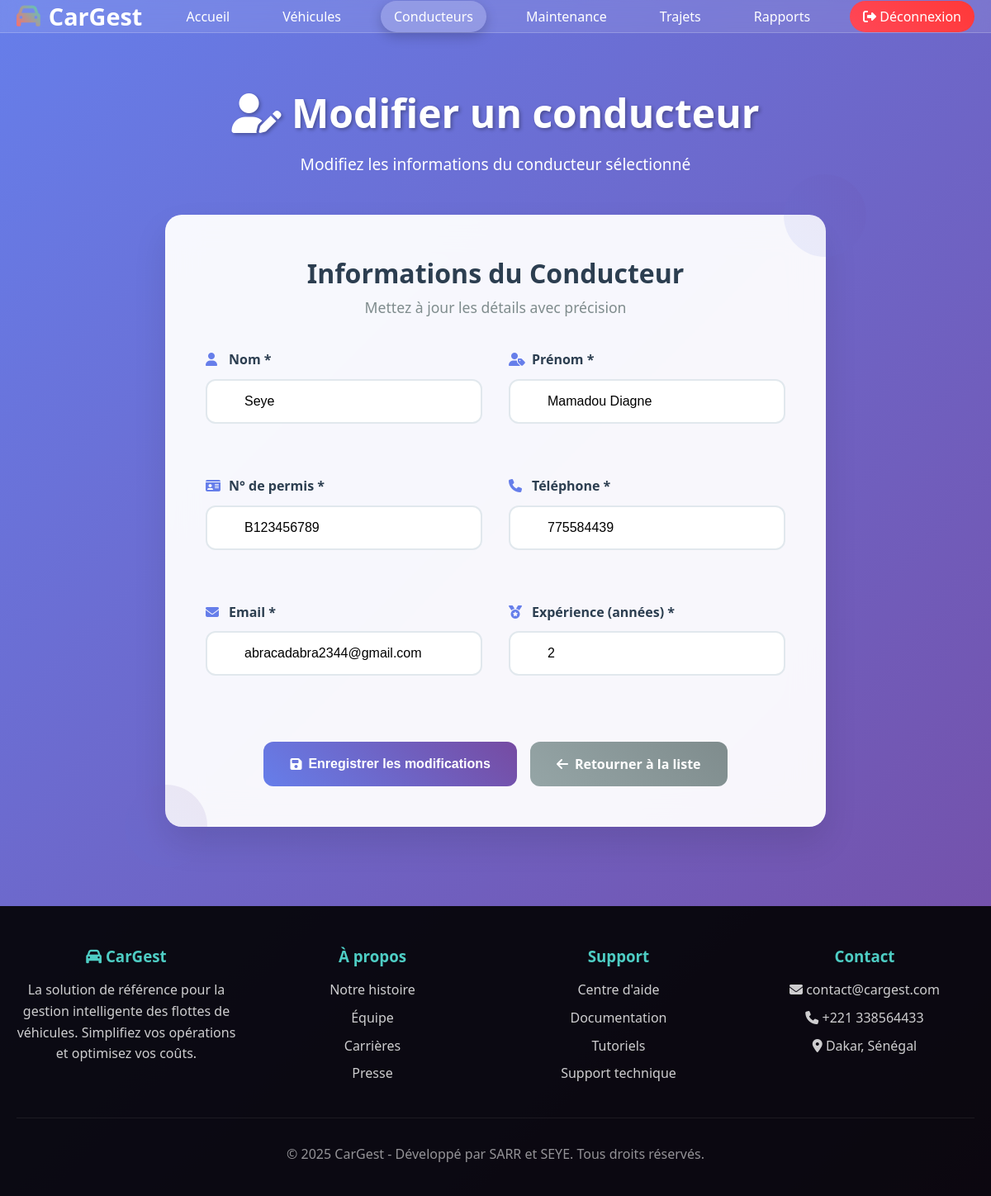
The page /conducteurs/modifier/1 (signed in) on the database its author committed.
### app.py (models this page shows)
class Conducteur(db.Model):
    id = db.Column(db.Integer, primary_key=True)
    user_id = db.Column(db.Integer, db.ForeignKey('user.id'), nullable=False)  # AJOUTÉ
    nom = db.Column(db.String(100))
    prenom = db.Column(db.String(100))
    permis = db.Column(db.String(100))
    telephone = db.Column(db.String(20))
    email = db.Column(db.String(120))
    experience = db.Column(db.Integer)
    date_ajout = db.Column(db.DateTime, default=datetime.utcnow)

### app.py (the view, shortened to what this page needs)
@app.route('/conducteurs/modifier/<int:id>', methods=['GET', 'POST'])
@login_required
def modifier_conducteur(id):
    user_id = session['user_id']
    conducteur = Conducteur.query.filter_by(id=id, user_id=user_id).first_or_404()
    vehicules = Vehicule.query.filter_by(user_id=user_id).all()
    return render_template('modifier_conducteur.html', conducteur=conducteur, vehicules=vehicules)

### app.py (called while the page is built)
def login_required(f):
    @wraps(f)
    def decorated_function(*args, **kwargs):
        if 'user_id' not in session:
            flash('Veuillez vous connecter.', 'warning')
            return redirect(url_for('login'))
        return f(*args, **kwargs)
    return decorated_function

### templates/modifier_conducteur.html (shortened to what this page needs)
<!DOCTYPE html>
<html lang="fr">
<head>
    <link rel="stylesheet" href="https://cdnjs.cloudflare.com/ajax/libs/font-awesome/6.7.2/css/all.min.css">
</head>
<body>
    <header>
        <nav class="container">
            <div class="logo">
                <i class="fa-solid fa-car"></i> CarGest
            </div>
            <ul class="nav-links">
                <li><a href="{{ url_for('index') }}">Accueil</a></li>
                <li><a href="{{ url_for('liste_vehicules') }}">Véhicules</a></li>
                <li><a href="{{ url_for('liste_conducteurs') }}" class="active">Conducteurs</a></li>
                <li><a href="{{ url_for('liste_maintenances') }}">Maintenance</a></li>
                <li><a href="{{ url_for('liste_trajets') }}">Trajets</a></li>
                <li><a href="{{ url_for('rapports') }}">Rapports</a></li>
                <li><a href="{{ url_for('logout') }}" class="logout-btn">
                    <i class="fa-solid fa-sign-out-alt"></i>
                    Déconnexion
                </a></li>
            </ul>
        </nav>
    </header>
    <main>
        <section class="page-header">
            <div class="container">
                <h1><i class="fa-solid fa-user-edit"></i> Modifier un conducteur</h1>
                <p>Modifiez les informations du conducteur sélectionné</p>
            </div>
        </section>
        <section class="content-section">
            <div class="container">
                <div class="form-container">
                    <div class="form-decoration"></div>
                    <div class="form-decoration"></div>
                    <div class="form-header">
                        <h2>Informations du Conducteur</h2>
                        <p class="subtitle">Mettez à jour les détails avec précision</p>
                    </div>
                    <form id="driverForm" class="form" method="POST">
                        <div class="form-grid">
                            <div class="form-group">
                                <label for="nom">
                                    <i class="fa-solid fa-user"></i>
                                    Nom *
                                </label>
                                <div class="input-icon">
                                    <input type="text" id="nom" name="nom" value="{{ conducteur.nom }}" required>
                                </div>
                            </div>
                            <div class="form-group">
                                <label for="prenom">
                                    <i class="fa-solid fa-user-tag"></i>
                                    Prénom *
                                </label>
                                <div class="input-icon">
                                    <input type="text" id="prenom" name="prenom" value="{{ conducteur.prenom }}" required>
                                </div>
                            </div>
                            <div class="form-group">
                                <label for="permis">
                                    <i class="fa-solid fa-id-card"></i>
                                    N° de permis *
                                </label>
                                <div class="input-icon">
                                    <input type="text" id="permis" name="permis" value="{{ conducteur.permis }}" required>
                                </div>
                            </div>
                            <div class="form-group">
                                <label for="telephone">
                                    <i class="fa-solid fa-phone"></i>
                                    Téléphone *
                                </label>
                                <div class="input-icon">
                                    <input type="tel" id="telephone" name="telephone" value="{{ conducteur.telephone }}" required>
                                </div>
                            </div>
                            <div class="form-group">
                                <label for="email">
                                    <i class="fa-solid fa-envelope"></i>
                                    Email *
                                </label>
                                <div class="input-icon">
                                    <input type="email" id="email" name="email" value="{{ conducteur.email }}" required>
                                </div>
                            </div>
                            <div class="form-group">
                                <label for="experience">
                                    <i class="fa-solid fa-medal"></i>
                                    Expérience (années) *
                                </label>
                                <div class="input-icon">
                                    <input type="number" id="experience" name="experience" value="{{ conducteur.experience }}" min="0" max="50" required>
                                </div>
                            </div>
                        </div>
                        <div class="form-actions">
                            <button type="submit" class="btn btn-primary">
                                <i class="fa-solid fa-save"></i> Enregistrer les modifications
                            </button>
                            <a href="{{ url_for('liste_conducteurs') }}" class="btn btn-secondary">
                                <i class="fa-solid fa-arrow-left"></i> Retourner à la liste
                            </a>
                        </div>
                    </form>
                </div>
            </div>
        </section>
    </main>
    <footer id="contact">
        <div class="container">
            <div class="footer-content">
                <div class="footer-section">
                    <h3><i class="fa-solid fa-car"></i> CarGest</h3>
                    <p>La solution de référence pour la gestion intelligente des flottes de véhicules. Simplifiez vos opérations et optimisez vos coûts.</p>
                </div>
                <div class="footer-section" id="about">
                    <h3>À propos</h3>
                    <ul>
                        <li><a href="#">Notre histoire</a></li>
                        <li><a href="#">Équipe</a></li>
                        <li><a href="#">Carrières</a></li>
                        <li><a href="#">Presse</a></li>
                    </ul>
                </div>
                <div class="footer-section">
                    <h3>Support</h3>
                    <ul>
                        <li><a href="#">Centre d'aide</a></li>
                        <li><a href="#">Documentation</a></li>
                        <li><a href="#">Tutoriels</a></li>
                        <li><a href="#">Support technique</a></li>
                    </ul>
                </div>
                <div class="footer-section">
                    <h3>Contact</h3>
                    <p><i class="fa-solid fa-envelope"></i> contact@cargest.com</p>
                    <p><i class="fa-solid fa-phone"></i> +221 338564433</p>
                    <p><i class="fa-solid fa-map-marker-alt"></i> Dakar, Sénégal</p>
                </div>
            </div>
            <div class="footer-bottom">
                <p>&copy; 2025 CarGest - Développé par SARR et SEYE. Tous droits réservés.</p>
            </div>
        </div>
    </footer>
</body>
</html>

### rows shown on the page
Conducteur: nom "Seye", prenom "Mamadou Diagne", permis "B123456789", telephone "775584439", email "abracadabra2344@gmail.com", experience "2"
